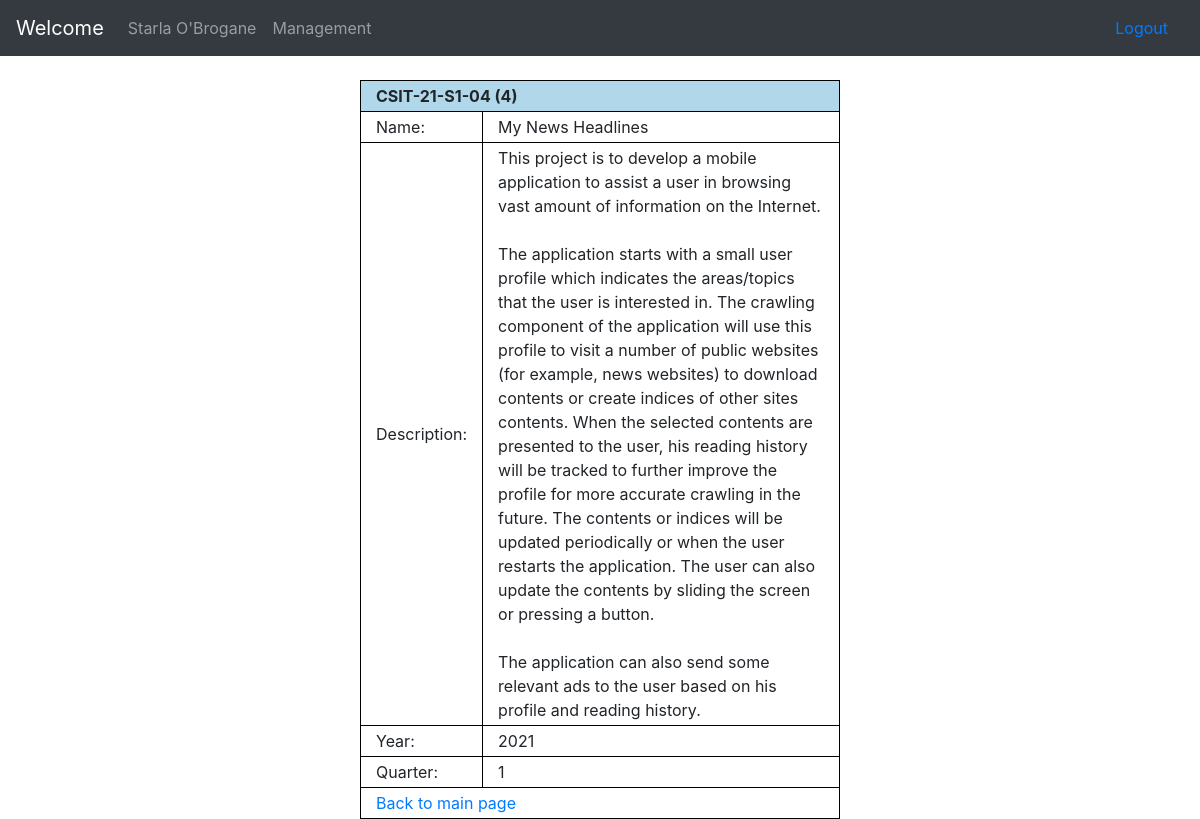
The app's page /view_project.php?p=4 (signed in) with its own data.
### tables this page shows
CREATE TABLE IF NOT EXISTS `accounts` (
  `sim_id` varchar(10) NOT NULL,
  `uow_id` varchar(10) NOT NULL,
  `name` tinytext NOT NULL,
  `password` varchar(64) NOT NULL,
  `phone` varchar(16) DEFAULT NULL,
  `sim_email` varchar(64) DEFAULT NULL,
  `personal_email` varchar(64) DEFAULT NULL,
  `show_phone` tinyint(1) NOT NULL DEFAULT '0',
  `show_email` tinyint(1) NOT NULL DEFAULT '0',
  `type` int(1) NOT NULL COMMENT '0 = Faculty, 1 = Full-time Student, 2 = Part-time Student, 8 = Admin, 9 = Superadmin',
  `majors` json DEFAULT NULL COMMENT 'Faculty => JSON of varchar(8)+,\r\nStudent = JSON of 1 varchar(8) -\r\n[majors.id]',
  `choices` json DEFAULT NULL COMMENT 'Students only -\r\nJSON of varchar(8) [projects.id]',
  `year` smallint(4) DEFAULT NULL COMMENT 'Students only',
  `quarter` tinyint(1) DEFAULT NULL COMMENT 'Students only (1, 2, 3, or 4)',
  PRIMARY KEY (`sim_id`),
  UNIQUE KEY `accounts_uow_id` (`uow_id`),
  KEY `accounts_year_quarter` (`year`,`quarter`) USING BTREE,
  KEY `accounts_type` (`type`),
  KEY `accounts_sim_email` (`sim_email`) USING BTREE,
  KEY `accounts_personal_email` (`personal_email`)
);

CREATE TABLE IF NOT EXISTS `projects` (
  `id` int(11) NOT NULL AUTO_INCREMENT,
  `proj_id` varchar(24) NOT NULL,
  `name` varchar(64) NOT NULL,
  `description` text NOT NULL,
  `year` smallint(4) NOT NULL,
  `quarter` tinyint(1) NOT NULL,
  PRIMARY KEY (`id`),
  UNIQUE KEY `projects_proj_id` (`proj_id`),
  KEY `projects_year_quarter` (`year`,`quarter`)
);

### include/funcs/sql_funcs.php (called while the page is built, shortened)
<?php
	require_once(dirname(__FILE__)."/_account_funcs.php");
	require_once(dirname(__FILE__)."/_major_funcs.php");
	require_once(dirname(__FILE__)."/_project_funcs.php");
	function str_clean(&$string){
		return mysqli_real_escape_string($GLOBALS['mysql_link'], trim($string));
	}
	function db_query($query){
		$result = mysqli_query($GLOBALS['mysql_link'], $query);
		$error = mysqli_error($GLOBALS['mysql_link']);
		return $result;
	}
?>

### include/funcs/_account_funcs.php (called while the page is built, shortened)
<?php
	require_once(dirname(__FILE__)."/../class/ClassAccount.php");
	function get_account($id, $type = ""){
		if($type == ""){
			$query = db_query("SELECT `type` FROM `accounts` WHERE `sim_id` = '{$id}';");
			if(mysqli_num_rows($query) > 0){
				$type = mysqli_fetch_assoc($query)['type'];
			}else{
				throw new Exception("Account not found.");
			}
		}
		if($type == 1 || $type == 2){
			return new Student($id);
		}elseif($type == 8 || $type == 9){
			return new Admin($id);
		}elseif($type == 0){
			return new Faculty($id);
		}
		throw new Exception("Account type not found.");
	}
?>

### include/class/ClassAccount.php (called while the page is built, shortened)
<?php
	require_once (dirname(__FILE__)."/../funcs/sql_funcs.php");
	abstract class Account{
		private	$name;
		public function __construct($id){
			$id = str_clean($id);
			$query = db_query("SELECT * FROM `accounts` WHERE `sim_id` = '{$id}' LIMIT 1;");
			$result = mysqli_fetch_assoc($query);
			if(mysqli_num_rows($query) == 1){
				$this->sim_id = $result['sim_id'];
				$this->name = htmlspecialchars_decode($result['name']);
				$this->account_type = $result['type'];
				$this->raw = $result;
			}else{
				throw new Exception("Account not found.");
			}
		}
		public function get_name($safe = false){
			if($safe){
				return htmlspecialchars($this->name, ENT_QUOTES);
			}else{
				return $this->name;
			}
		}
	}
?>

### include/class/ClassStudent.php (called while the page is built, shortened)
<?php
	require_once (dirname(__FILE__)."/../funcs/sql_funcs.php");
	class Student extends Account{
		public function __construct($id){
			parent::__construct($id);
		}
	}
?>

### include/funcs/_project_funcs.php (called while the page is built, shortened)
<?php
	require_once(dirname(__FILE__)."/../class/ClassProject.php");
	function get_project($id, $from = "id"){
		if($from != "proj_id"){
			$from = "id";
		}
		if(is_array($id)){
			array_walk_recursive($id, function(&$value, $key){
				str_clean($value);
				$value = htmlspecialchars($value);
			});
			$output = [];
			foreach($id as $i){
				try{
					$output[] = get_project($i, $from);
				}catch(Exception $e){
					continue;
				}
			}
			return $output;
		}else{
			return new Project($id, $from);
		}
	}
?>

### include/class/ClassProject.php (called while the page is built, shortened)
<?php
	require_once (dirname(__FILE__)."/../funcs/sql_funcs.php");
	class Project{
		private	$name;
		private	$description;
		private	$year;
		private	$quarter;
		public function __construct($id, $from = "id"){
			if($from != "proj_id"){
				$from = "id";
			}
			$id = str_clean($id);
			$query = db_query("SELECT * FROM `projects` WHERE `{$from}` = '{$id}' LIMIT 1;");
			$result = mysqli_fetch_assoc($query);
			if(mysqli_num_rows($query) == 1){
				$this->id = $result['id'];
				$this->proj_id = $result['proj_id'];
				$this->name = htmlspecialchars_decode($result['name']);
				$this->description = htmlspecialchars_decode($result['description']);
				$this->year = $result['year'];
				$this->quarter = $result['quarter'];
			}else{
				throw new Exception("Project not found.");
			}
		}
		public function get_name($safe = false){
			if($safe){
				return htmlspecialchars($this->name, ENT_QUOTES);
			}else{
				return $this->name;
			}
		}
		public function get_description($safe = false){
			if($safe){
				return htmlspecialchars($this->description, ENT_QUOTES);
			}else{
				return $this->description;
			}
		}
		public function get_year(){
			return (int)$this->year;
		}
		public function get_quarter(){
			return (int)$this->quarter;
		}
	}
?>

### view_project.php (the view, shortened to what this page needs)
<?php
	require_once("include/funcs/sql_funcs.php");
	$account = get_account($_SESSION["id"]);
	try{
		$project = get_project($_GET['p']);
	}catch(Exception $e){
		header("location: view_all.php?t=projects");
		@mysqli_close($GLOBALS['mysql_link']);
		exit();
	}
?>
<!DOCTYPE html>
<html lang='en'>
	<head>
		<link rel='stylesheet' href='include/css/main.css' />
	</head>
	<body>
		<?php include("include/templates/header.php"); ?>
		<table id='view_project' class='basic_table' style='width:40%;'>
			<tr>
				<td colspan='2'>
					<?= $project->proj_id ?> (<?= $project->id ?>)
				</td>
			</tr>
			<tr>
				<td style='width:25%;'>
					Name:
				</td>
				<td>
					<?= $project->get_name() ?>
				</td>
			</tr>
			<tr>
				<td style='width:25%;'>
					Description:
				</td>
				<td>
					<?= nl2br($project->get_description()) ?>
				</td>
			</tr>
			<tr>
				<td style='width:25%;'>
					Year:
				</td>
				<td>
					<?= $project->get_year() ?>
				</td>
			</tr>
			<tr>
				<td style='width:25%;'>
					Quarter:
				</td>
				<td>
					<?= $project->get_quarter() ?>
				</td>
			</tr>
			<tr>
				<td colspan='2'>
					<a href='home.php'>
						Back to main page
					</a>
				</td>
			</tr>
		</table>
	</body>
</html>

### include/templates/header.php (shortened to what this page needs)
<link href='include/css/bootstrap.min.css' rel='stylesheet' id='bootstrap-css'>
<div class='navbar navbar-expand-md navbar-dark bg-dark mb-4' role='navigation' style='width:100%; z-index:1;'>
    <a class='navbar-brand' href='home.php'>Welcome </a>
    <div class='collapse navbar-collapse' id='navbarCollapse'>
        <ul class='navbar-nav mr-auto'>
            <li class='nav-item'>
				<a class='nav-link'  href='view_account.php?a=<?= $account->sim_id ?>'>
					<?= $account->get_name() ?>
				</a>
            </li>
			<li class='nav-item'>
				<a class='nav-link' href='management.php'>Management</a>
			</li>
        </ul>
		<a class='nav-link' href='logout.php'>Logout</a>
    </div>
</div>

### include/css/main.css (style rules this page uses)
.basic_table { width:100%; border: 1px solid #000000; border-collapse: collapse; }
.basic_table tr td { border: 1px solid #000000; padding: 3px 15px; }
.basic_table tr:first-child td { background-color:#B0D8EA; font-weight: bold; }
table { margin:auto; }

### records on screen
accounts: name "Starla O'Brogane"
projects: proj "CSIT-21-S1-04", id "4", name "My News Headlines", description "This project is to develop a mobile application to assist a user in browsing vast amount of information on the Internet. The application starts with a small user profile which indicates the areas/topics that the user is interested in. The crawling component of the application will use this profile to visit a number of public websites (for example, news websites) to download contents or create indices of other sites contents. When the selected contents are presented to the user, his reading history will be tracked to further improve the profile for more accurate crawling in the future. The contents or indices will be updated periodically or when the user restarts the application. The user…", year "2021", quarter "1"
